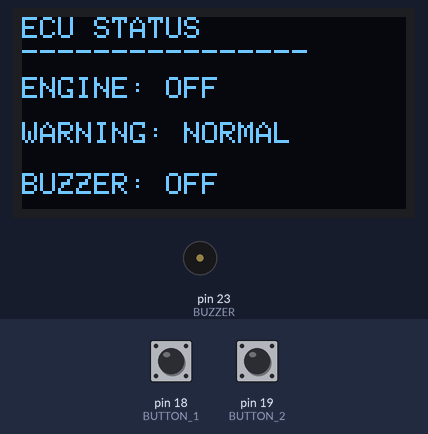
Bench run of a sketch on a simulated Arduino Mega 2560, built with avr-gcc and run on an emulated ATmega2560. Shown: 128×64 one-colour display, buzzer (waves = sounding, pin HIGH). Inputs (shaded band) come from the test bench; at power-on: pin 18 (BUTTON_1) HIGH, pin 19 (BUTTON_2) HIGH.

Above: at 3.2 s.
3.3 s: pin 18 (BUTTON_1) pulled LOW for 0.15 s
At 4.5 s:
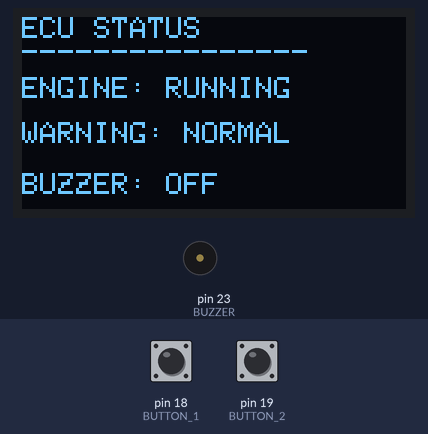
4.9 s: pin 19 (BUTTON_2) pulled LOW for 0.15 s
At 5.8 s:
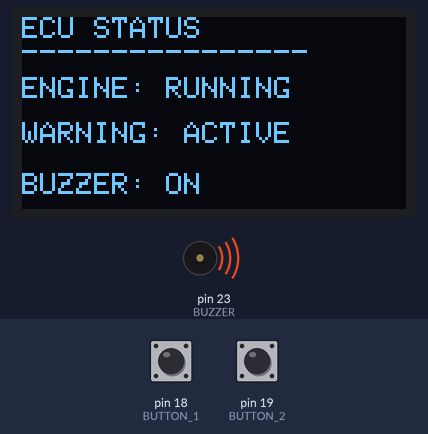
6.5 s: pin 19 (BUTTON_2) pulled LOW for 1 s
At 7.1 s:
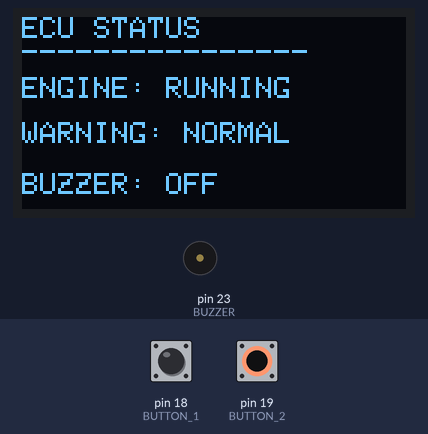
9.0 s: pin 19 (BUTTON_2) pulled LOW for 3.2 s
At 10.1 s:
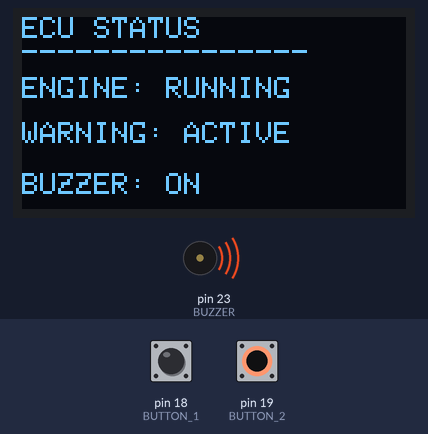
Timing chart, 0 to 12.0 s (numbered marks = the images above; inputs shaded):
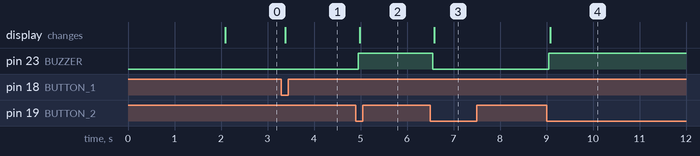

Measured:
- after the input at 3.3 s, the display: changes after 0.08 s (image 1)
- after the input at 4.9 s, pin 23 (BUZZER): LOW → HIGH after 0.05 s; the display: changes after 0.08 s (image 2)
- after the input at 6.5 s, pin 23 (BUZZER): HIGH → LOW after 0.05 s; the display: changes after 0.08 s (image 3)
- after the input at 9.0 s, pin 23 (BUZZER): LOW → HIGH after 0.05 s; the display: changes after 0.08 s (image 4)

The sketch:

ecu_simulator.ino
```cpp
#include <Wire.h>
#include <Adafruit_GFX.h>
#include <Adafruit_SSD1306.h>

#define SCREEN_WIDTH 128
#define SCREEN_HEIGHT 64

#define OLED_RESET -1
Adafruit_SSD1306 display(SCREEN_WIDTH, SCREEN_HEIGHT, &Wire, OLED_RESET);

#define BUTTON_1 18
#define BUTTON_2 19


#define BUZZER 23

bool engineRunning = false;
bool warningActive = false;

void setup() {
  pinMode(BUTTON_1, INPUT_PULLUP);
  pinMode(BUTTON_2, INPUT_PULLUP);
  pinMode(BUZZER, OUTPUT);

  digitalWrite(BUZZER, LOW);

  Wire.begin();

  if (!display.begin(SSD1306_SWITCHCAPVCC, 0x3C)) {
    while (true);
  }

  display.clearDisplay();
  display.setTextColor(SSD1306_WHITE);
  display.setTextSize(1);

  display.setCursor(10, 10);
  display.println("AUTOMOTIVE ECU");
  display.setCursor(25, 30);
  display.println("SIMULATOR");

  display.display();
  delay(2000);

  updateDisplay();
}

void loop() {


  if (digitalRead(BUTTON_1) == LOW) {
    delay(50);

    if (digitalRead(BUTTON_1) == LOW) {
      engineRunning = !engineRunning;

      if (!engineRunning) {
        warningActive = false;
        digitalWrite(BUZZER, LOW);
      }

      updateDisplay();

      while (digitalRead(BUTTON_1) == LOW);
    }
  }


  if (digitalRead(BUTTON_2) == LOW) {
    delay(50);

    if (digitalRead(BUTTON_2) == LOW) {

      if (engineRunning) {
        warningActive = !warningActive;

        if (warningActive) {
          digitalWrite(BUZZER, HIGH);
        } else {
          digitalWrite(BUZZER, LOW);
        }

        updateDisplay();
      }

      while (digitalRead(BUTTON_2) == LOW);
    }
  }
}

void updateDisplay() {

  display.clearDisplay();

  display.setTextSize(1);
  display.setCursor(0, 0);
  display.println("ECU STATUS");
  display.println("----------------");

  display.setCursor(0, 20);

  if (engineRunning) {
    display.println("ENGINE: RUNNING");
  } else {
    display.println("ENGINE: OFF");
  }

  display.setCursor(0, 35);

  if (warningActive) {
    display.println("WARNING: ACTIVE");
  } else {
    display.println("WARNING: NORMAL");
  }

  display.setCursor(0, 52);

  if (warningActive) {
    display.println("BUZZER: ON");
  } else {
    display.println("BUZZER: OFF");
  }

  display.display();
}
```
